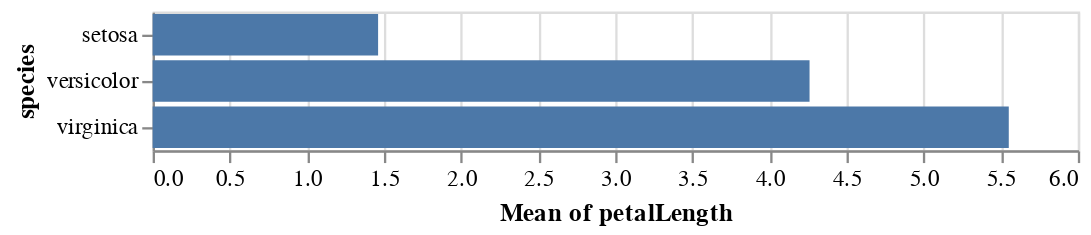

Here is the notebook cell this chart was saved with:
### Code cell
alt.Chart(iris).mark_bar().encode(
    y='species',
    x='mean(petalLength)'
)

### Figure 1 — Vega-Lite specification as saved in the notebook (floating-point values rounded to 4 significant figures; data arrays with more than 128 entries replaced by an {"elided": "..."} marker saying what was removed)
{"config": {"view": {"continuousWidth": 400, "continuousHeight": 300}}, "data": {"name": "data-a264acbd6e539a8b3afc0cb5f240fb57"}, "mark": "bar", "encoding": {"x": {"type": "quantitative", "aggregate": "mean", "field": "petalLength"}, "y": {"type": "nominal", "field": "species"}}, "$schema": "https://vega.github.io/schema/vega-lite/v4.8.1.json", "datasets": {"data-a264acbd6e539a8b3afc0cb5f240fb57": {"elided": "150 records"}}}
